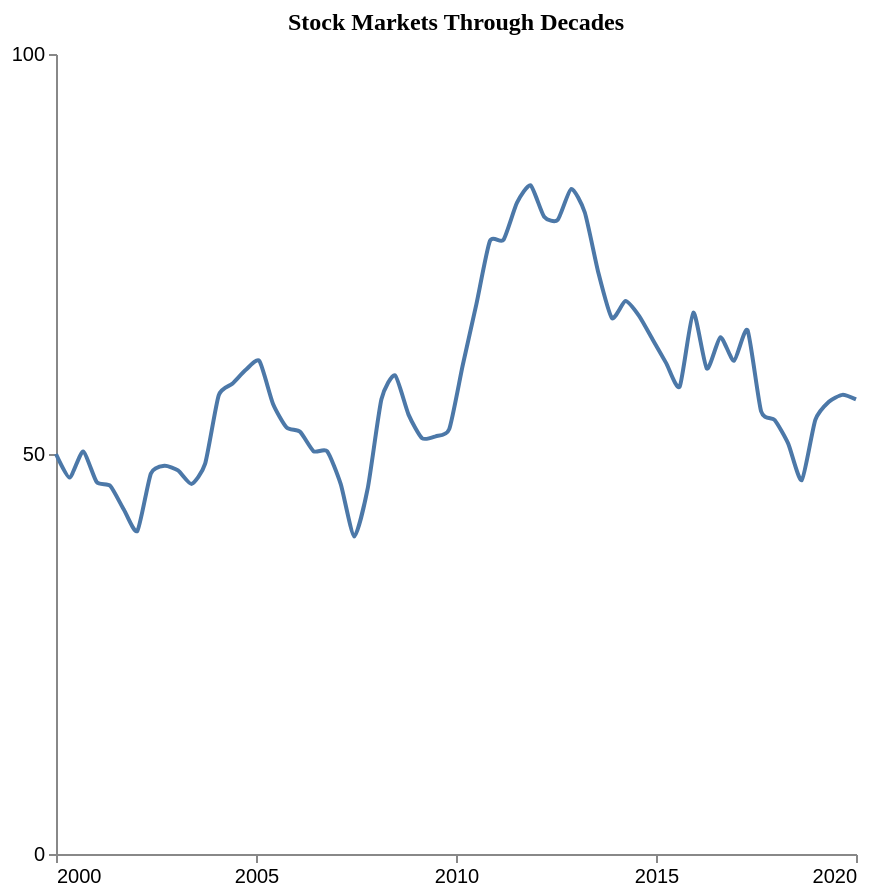

Describe this chart as a Vega-Lite specification.
### Vega-Lite specification from a JSON file in a GitHub repository (floating-point values rounded to 4 significant figures)
{"$schema": "https://vega.github.io/schema/vega-lite/v5.json", "description": "Pattern: upward", "data": {"values": [{"X": 2000.0, "Y": 50.0}, {"X": 2000.0, "Y": 47.05}, {"X": 2001.0, "Y": 50.3}, {"X": 2001.0, "Y": 46.49}, {"X": 2001.0, "Y": 46.02}, {"X": 2002.0, "Y": 43.07}, {"X": 2002.0, "Y": 40.38}, {"X": 2002.0, "Y": 47.56}, {"X": 2003.0, "Y": 48.54}, {"X": 2003.0, "Y": 47.94}, {"X": 2003.0, "Y": 46.26}, {"X": 2004.0, "Y": 48.79}, {"X": 2004.0, "Y": 57.32}, {"X": 2004.0, "Y": 58.78}, {"X": 2005.0, "Y": 60.52}, {"X": 2005.0, "Y": 61.62}, {"X": 2005.0, "Y": 56.29}, {"X": 2006.0, "Y": 53.34}, {"X": 2006.0, "Y": 52.78}, {"X": 2006.0, "Y": 50.34}, {"X": 2007.0, "Y": 50.34}, {"X": 2007.0, "Y": 46.22}, {"X": 2007.0, "Y": 39.68}, {"X": 2008.0, "Y": 45.8}, {"X": 2008.0, "Y": 56.84}, {"X": 2008.0, "Y": 59.84}, {"X": 2009.0, "Y": 54.92}, {"X": 2009.0, "Y": 51.97}, {"X": 2009.0, "Y": 52.21}, {"X": 2010.0, "Y": 53.11}, {"X": 2010.0, "Y": 61.13}, {"X": 2011.0, "Y": 68.71}, {"X": 2011.0, "Y": 76.62}, {"X": 2011.0, "Y": 76.77}, {"X": 2012.0, "Y": 81.42}, {"X": 2012.0, "Y": 83.58}, {"X": 2012.0, "Y": 79.66}, {"X": 2013.0, "Y": 79.26}, {"X": 2013.0, "Y": 83.14}, {"X": 2013.0, "Y": 80.19}, {"X": 2014.0, "Y": 72.66}, {"X": 2014.0, "Y": 66.99}, {"X": 2014.0, "Y": 69.12}, {"X": 2015.0, "Y": 67.26}, {"X": 2015.0, "Y": 64.31}, {"X": 2015.0, "Y": 61.36}, {"X": 2016.0, "Y": 58.44}, {"X": 2016.0, "Y": 67.67}, {"X": 2016.0, "Y": 60.68}, {"X": 2017.0, "Y": 64.6}, {"X": 2017.0, "Y": 61.65}, {"X": 2017.0, "Y": 65.47}, {"X": 2018.0, "Y": 55.34}, {"X": 2018.0, "Y": 54.25}, {"X": 2018.0, "Y": 51.3}, {"X": 2019.0, "Y": 46.73}, {"X": 2019.0, "Y": 54.26}, {"X": 2019.0, "Y": 56.54}, {"X": 2020.0, "Y": 57.39}, {"X": 2020.0, "Y": 56.82}]}, "mark": {"type": "line", "interpolate": "cardinal", "tension": 0.4}, "encoding": {"x": {"field": "X", "type": "quantitative", "title": "", "axis": {"grid": false, "format": "d", "values": [2000, 2005, 2010, 2015, 2020], "tickSize": 4}, "scale": {"domain": [2000, 2020]}}, "y": {"field": "Y", "type": "quantitative", "title": "", "axis": {"grid": false, "format": "d", "values": [0, 50, 100], "tickSize": 4, "tickOpacity": 1}, "scale": {"domain": [0, 100]}}}, "title": {"text": "Stock Markets Through Decades", "anchor": "middle", "font": "Tahoma", "fontSize": 12}, "config": {"lineBreak": "^", "view": {"stroke": null}}, "height": 400, "width": 400, "autosize": "pad"}
